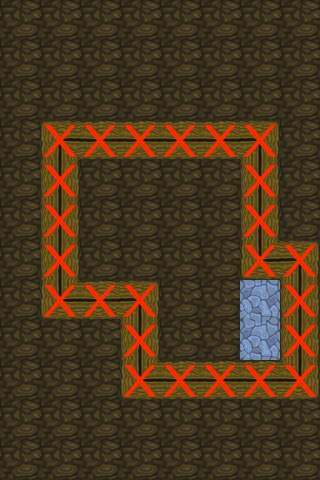

This game map was drawn from its Tiled (.tmx) file and the tilesets committed beside it. A one-line description and the trimmed map source follow:
An orthogonal 8x12 tile map with 40x40 px tiles, 2 tile layers (MapLayer, Collision) and 2 objects (rock2, rock1).

<map version="1.0" orientation="orthogonal" width="8" height="12" tilewidth="40" tileheight="40">
 <tileset firstgid="1" name="newTileAtlas 2" tilewidth="40" tileheight="40" spacing="1">
  <image source="newTileAtlas 2.png" width="1024" height="512" />
  <tile id="159">
   <properties>
    <property name="blocker" value="1" />
   </properties>
  </tile>
 </tileset>
 <layer name="MapLayer" width="8" height="12">
  <data>[96 cells, 96 non-empty, 9 distinct tile ids]</data>
 </layer>
 <layer name="Collision" width="8" height="12">
  <data>[96 cells, 24 non-empty, 1 distinct tile ids]</data>
 </layer>
 <objectgroup name="Rocks" width="8" height="12">
  <object name="rock2" gid="204" x="120" y="247" />
  <object name="rock1" gid="204" x="165" y="247" />
 </objectgroup>
</map>